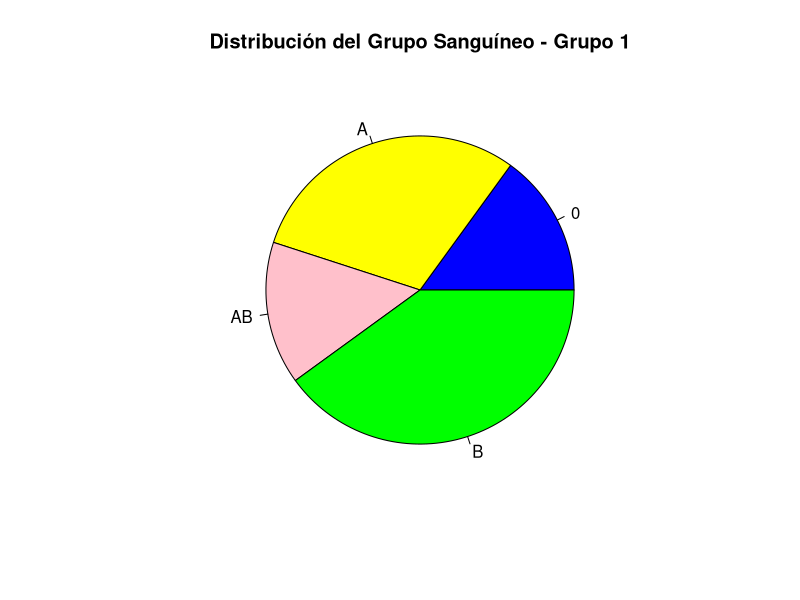
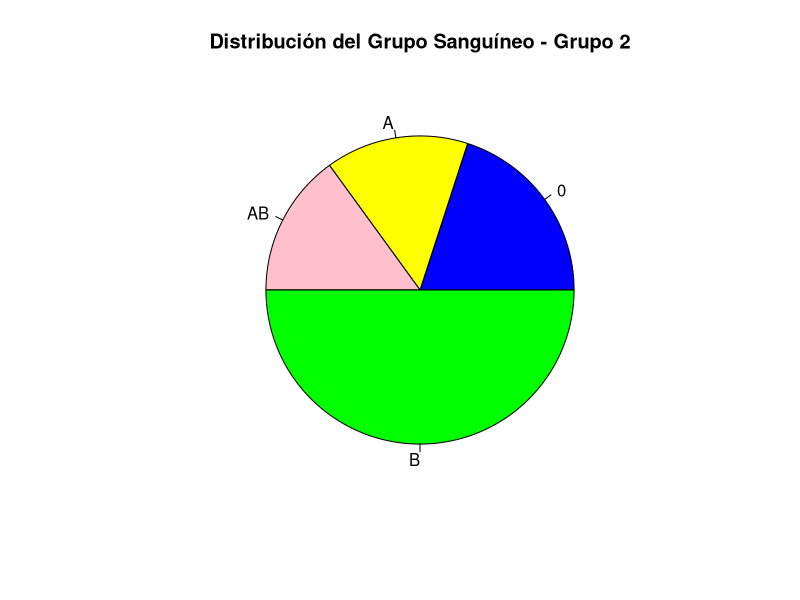

Here is the R script that generated these plots, in order:
# INTEGRANTE: Edwin Alexander Ospina Penna
# CORREO INSTITUCIONAL: eospinap@estudiante.ibero.edu.co
# IDBANNER: 100136699




# Instalar paquetes si no están instalados
if (!require("dplyr")) install.packages("dplyr")
if (!require("ggplot2")) install.packages("ggplot2")

library(dplyr)

# Datos del Grupo 1
grupo1 <- data.frame(
  Sexo = c("Mujer", "Hombre", "Mujer", "Mujer", "Mujer", "Hombre", "Mujer", "Hombre", "Hombre", "Mujer", "Mujer", 
           "Hombre", "Hombre", "Mujer", "Mujer", "Hombre", "Mujer", "Mujer", "Mujer", "Mujer"),
  Edad = c(25, 30, 28, 20, 23, 22, 22, 22, 21, 21, 22, 20, 22, 29, 29, 21, 30, 21, 22, 23),
  Estatura = c(1.82, 1.83, 1.78, 1.79, 1.80, 1.90, 1.79, 1.83, NA, 1.65, 1.73, 1.79, 1.80, 1.77, 1.69, 1.75, 1.66, NA, 1.79, 1.80),
  Grupo_Sanguineo = c("A", "B", "A", "AB", "0", "A", "B", "A", "B", "AB", "A", "B", "0", "0", "A", "B", "AB", "B", "B", "B")
)

# Datos del Grupo 2
grupo2 <- data.frame(
  Sexo = c("Mujer", "Hombre", "Hombre", "Mujer", "Hombre", "Hombre", "Mujer", "Hombre", "Hombre", "Mujer", 
           "Mujer", "Hombre", "Hombre", "Mujer", "Hombre", "Hombre", "Mujer", "Hombre", "Mujer", "Hombre"),
  Edad = c(25, 30, 38, 26, 23, 22, 32, 26, 25, 28, 22, 30, 22, 39, 29, 25, 30, 23, 32, 33),
  Estatura = c(1.72, 1.73, 1.78, 1.79, 1.83, 1.90, 1.79, 1.83, NA, 1.75, 1.79, 1.79, 1.85, 1.77, 1.79, 1.75, 1.66, NA, 1.79, 1.83),
  Grupo_Sanguineo = c("B", "B", "A", "AB", "0", "AB", "B", "B", "B", "AB", "A", "B", "0", "0", "B", "B", "A", "0", "B", "B")
)

# Función para crear gráfico de sectores
crear_grafico_pie <- function(data, titulo) {
  # Contar la cantidad de cada grupo sanguíneo
  conteo_grupo <- data %>% count(Grupo_Sanguineo)
  
  # Definir los colores
  colores <- c("blue", "yellow", "pink", "green")
  
  # Crear gráfico de torta
  pie(conteo_grupo$n, labels = conteo_grupo$Grupo_Sanguineo, col = colores, main = titulo)
}

# Gráfico para Grupo 1
crear_grafico_pie(grupo1, "Distribución del Grupo Sanguíneo - Grupo 1")

# Gráfico para Grupo 2
crear_grafico_pie(grupo2, "Distribución del Grupo Sanguíneo - Grupo 2")
